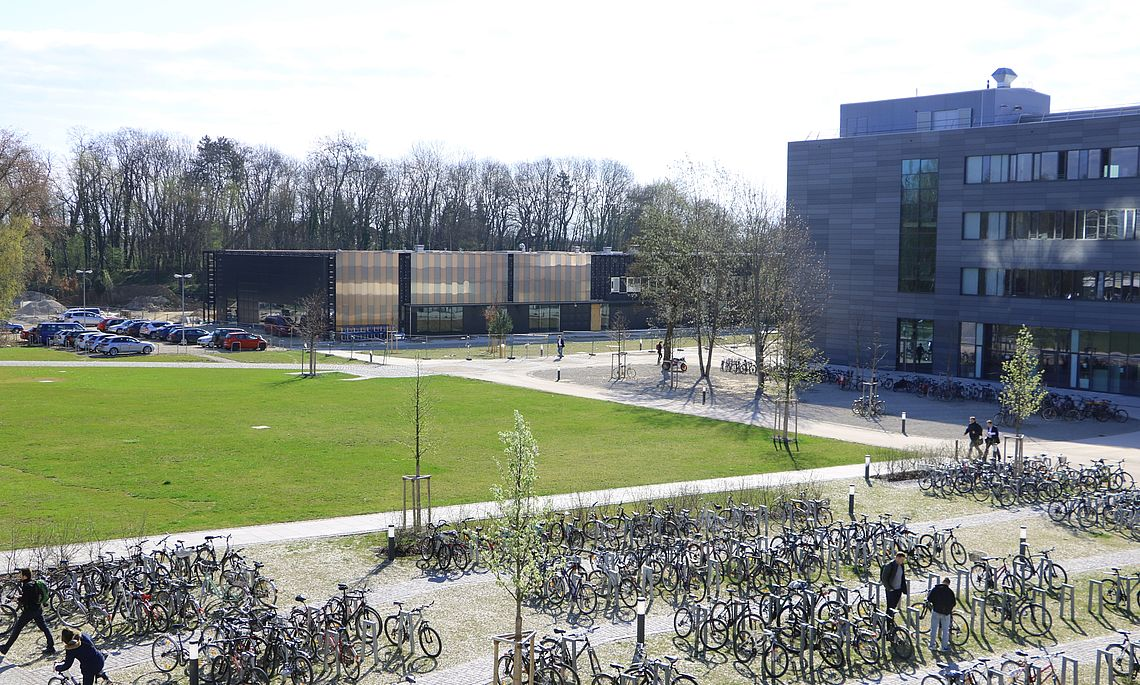
#> input picture Challenges/Forensics/Meta/image.jpg, 1140 x 685 px
$ python solve_gray.py ../../Forensics/Meta/image.jpg out.png
#> lines starting #> are read from the running program, lines starting #| are printed output that depends on the picture
#!/usr/bin/python

import sys
import numpy as np
import cv2
import random

img = cv2.imread(sys.argv[1])
#> img is the input picture: shape (685, 1140, 3); mean B, G, R 144.3, 151.6, 145.7

random.seed("random")

h = img.shape[0]
#> h = 685
w = img.shape[1]
#> w = 1140

img_out = np.zeros((h, w, 3), np.uint8)

for y in range(0, h):
	for x in range(0, w):
		img_out[y, x] = (img[y, x] - random.randrange(0, 256)) % 256
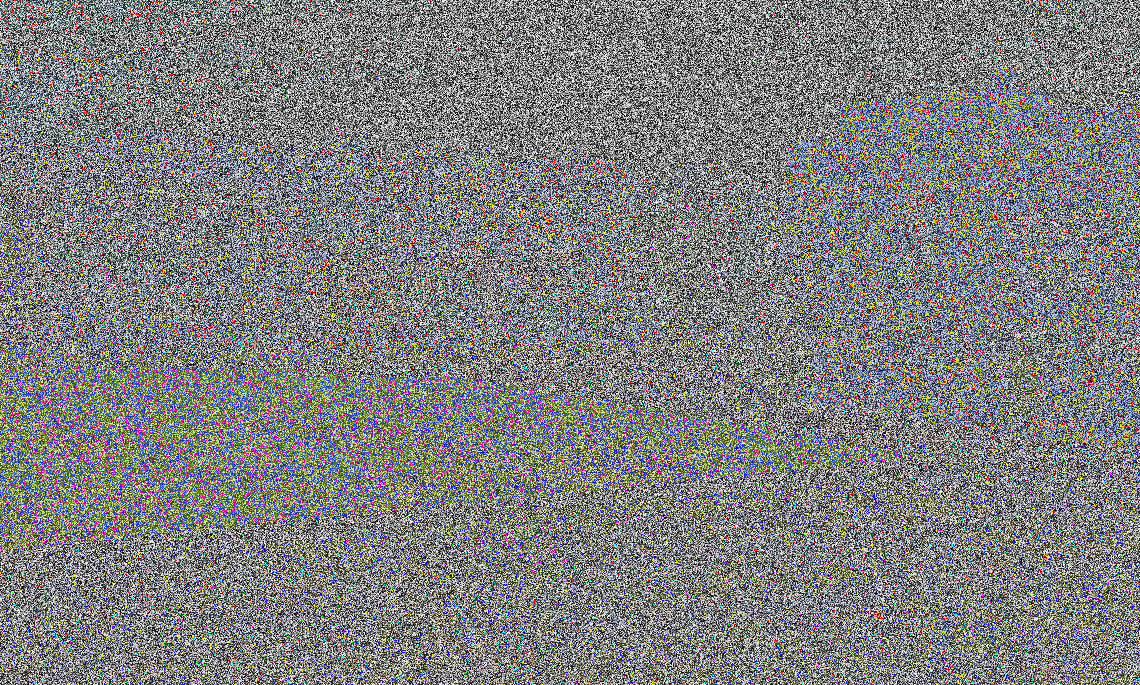
#> img_out: shape (685, 1140, 3); mean B, G, R 127.5, 127.5, 127.4

cv2.imwrite(sys.argv[2], img_out)
